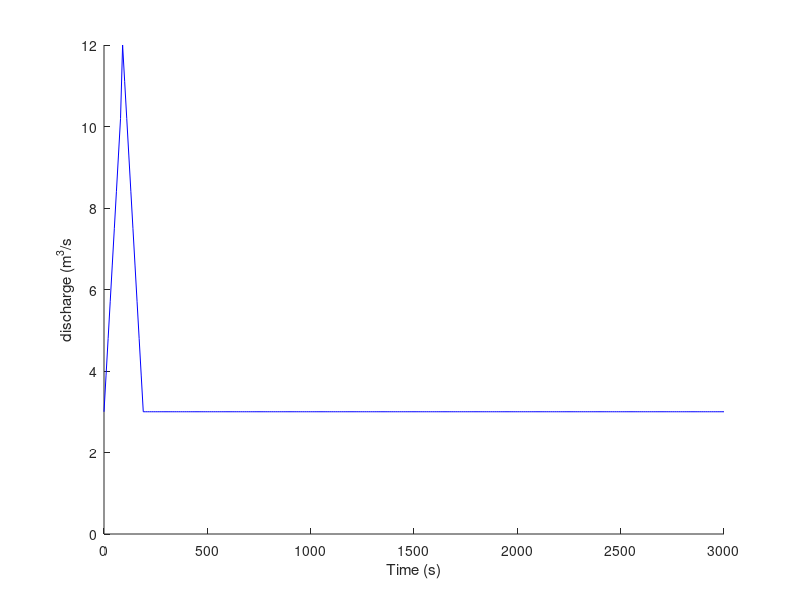

MATLAB code to generate this figure:
%Given in Keskin paper:
L = 2000; %length of channel in meters
b = 5; %width of the bottom of the channel in meters
S0 = 0.0005; %slope of the bottom of the channel
n = 0.0138; %Manning's roughness coefficient for the bottom of the channel
g = 9.8; %acceleration due to gravity, m^2/s
Q0 = 3; %base flow of inflow hydrograph in m^3/s
Qp = 12; %peak flow of inflow hydrograph in m^3/s
tp = 11;
tb = 21;

%more constants that we need but have to make up
h = 1.5; %water depth

%set up time and space vectors
dt = 10; %seconds
t = 0:dt:3000; %time vector
dx = 100; %meters
x = 0:dx:L; %space vector

%pre-allocate Q matrix and A matrix
Q = zeros(length(x), length(t));
Q(:, 1) = Q0;
for z = 0:tp
    Q(1,z+1) = Q0 + ((Qp-Q0)/(tp-1))*z;
end
for z = 0:tp
    Q(1,z+10) = Qp - ((Qp-Q0)/(tb-tp))*z;
end

Q(1,tb:end) = Q0;
A = zeros(length(x), length(t));
A(:,1) = b*h;
R = zeros(length(x), length(t));
R(1,1) = A(1,1)/(2*h+b);

%set initial and boundary conditions
tp = 10;
tb = 20;

for i = 2:length(x)-1
    for j = 1:length(t)-1
        R(i,j) = A(i,j)/(2*h+b);

        alpha = 2*(Q(i,j)/A(i,j)) + (((g*A(i,j))/b)+(Q(i,j)/A(i,j))^2)/((Q(i,j)/A(i,j))*((5/3)-(4/3)*(R(i,j)/b)));
        beta = g*A(i,j)*(((Q(i,j)^2*n^2)/(A(i,j)*R(i,j)^(4/3)))-S0);

        Q(i, j+1) = Q(i,j) - (dt/dx) * alpha * (Q(i,j)-Q(i-1,j)) + beta*dt;
        A(i, j+1) = A(i,j) - (dt/dx) * (Q(i, j+1)-Q(i-1,j+1));
    end
end

figure;
hold on
plot(t,Q(1,:), 'b');
% plot(t,Q(7,:), 'g');
% plot(t,Q(13,:), 'm');
% plot(t,Q(21, :), 'c');
ylim([0, inf]);
xlabel('Time (s)');
ylabel('discharge (m^3/s')